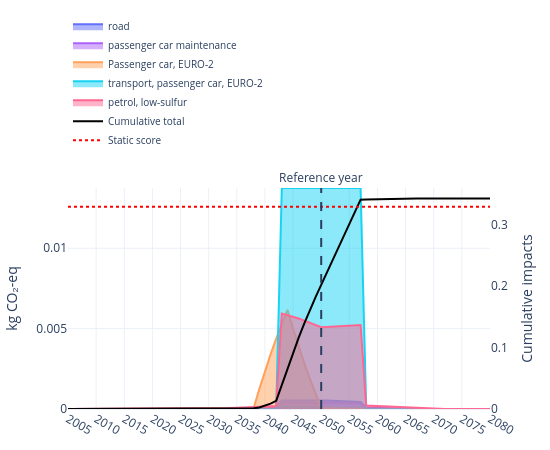

Notebook cell for this chart:
### Code cell
fig = plot_temporal_scores(
    results_by_year=trails.scores,
    stacked=False,
    legend_top_n=5,
    show_flow_contributions=False,
    trails=trails,
    title="",
    method_label="kg CO₂-eq",
    cumulative=False,
    width=550,
    height=450,
    year_tick=5,
    year_range=(2005, 2080),
    reference_year=ref_year,
    show_cumulative_axis=True,
    cumulative_axis_label="Cumulative impacts",
    legend_y=1.15,
    static_score=trails.static_score,
    static_score_dash= "dot",
    static_score_color= "red",
    #y_max=0.001,
    #y2_max=0.005
)
fig.show()
